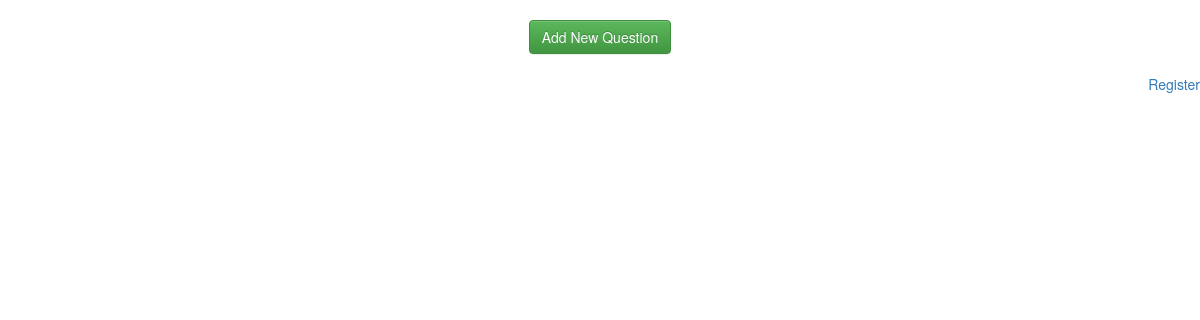
/, run on an earlier commit of the app's database.
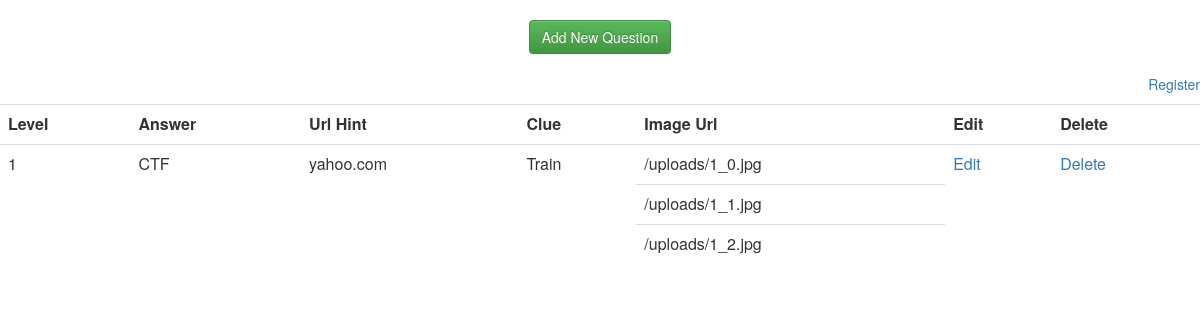
And on a later commit of the database.
### tables this page shows
CREATE TABLE IF NOT EXISTS `questions` (
`level` int(10) unsigned NOT NULL,
  `answer` varchar(100) NOT NULL,
  `url_hint` varchar(100) NOT NULL,
  `img_count` int(10) NOT NULL,
  `clues` varchar(100) NOT NULL,
  `img0` varchar(100) DEFAULT NULL,
  `img1` varchar(100) DEFAULT NULL,
  `img2` varchar(100) DEFAULT NULL,
  `img3` varchar(100) DEFAULT NULL
);

### index.php (the view, shortened to what this page needs)
<html>
    <link type="text/css" rel="stylesheet" href="css/bootstrap.min.css" />
    <link type="text/css" rel="stylesheet" href="css/bootstrap-theme.min.css" />
	<body>
		<br>
		<center>
			<a href="add_question.html"><button class ="btn btn-success">Add New Question</button></a>
		</center>
		<br>
		<?php
			if(isset($_SESSION["k_id"]))
				echo "<p align='right'>Welcome ".$_SESSION["name"]."</p>";
			else
				echo "<p align='right'><a href='register.php'>Register</a></p>";
			include 'dbaccess.php';
			$conn=mysqli_connect($hostname,$username,$password,$dbname);
			if($conn)
			{
				$query = sprintf("select level,answer,url_hint,img_count,clues from questions;");
				$result=mysqli_query($conn,$query);
				if(mysqli_num_rows($result) > 0)
				{
					echo "<table class='table 	' ><tr><th>Level</th><th>Answer</th><th>Url Hint</th><th>Clue</th><th>Image Url</th><th>Edit</th><th>Delete</th></tr>";
					while($row=mysqli_fetch_assoc($result))
					{
						$count=$row['img_count'];
						$level=$row['level'];
						echo "<tr>";
						echo "<td rowspan='".$count."'>".$row['level']."</td>";
						echo "<td rowspan='".$count."'>".$row['answer']."</td>";
						echo "<td rowspan='".$count."'>".$row['url_hint']."</td>";
						echo "<td rowspan='".$count."'>".$row['clues']."</td>";
						$flag=false;
						$i=0;
						$sql=sprintf("select img0,img1,img2,img3 from questions where level=%s;",$level);
						$urls=mysqli_query($conn,$sql);
						$url=mysqli_fetch_assoc($urls);
						while($i < $count)
						{
							if($flag==true)
							{
								echo "<tr>";
							}
							echo "<td>".$url['img'.$i] ."</td>";
							if($flag==false)
							{
								echo "<td rowspan='".$count."'><a href='edit.php?level=".$level."'>Edit</a></td>";
								echo "<td rowspan='".$count."'><a href='delete.php?level=".$level."'>Delete</a></td>";
								echo "</tr>";
								$flag=true;
							}
							$i++;
						}
						echo "</tr>";
					}
					echo "</table>";
				}
			}
		?>
	</body>
</html>

What changed in the data, as far as the page shows it:
added questions: level "1", answer "CTF", url_hint "yahoo.com", clues "Train", img0 "/uploads/1_0.jpg", img1 "/uploads/1_1.jpg", img2 "/uploads/1_2.jpg"
Also different on the page:
text now shown: "Level Answer Url Hint Clue Image Url Edit Delete"
